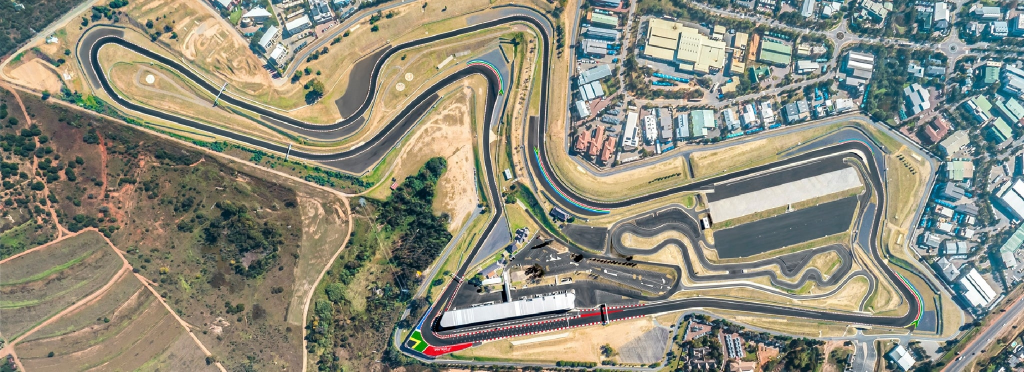
#> input picture Backend/ImageProcessing/TEST/trackTest.jpg, 2048 x 743 px (shown at 1/2 size)
$ python TrackProcessor.py TEST/trackTest.jpg TEST/Assen.png
#> lines starting #> are read from the running program, lines starting #| are printed output that depends on the picture; after the words box and inside, x2 and y2 are one past the last pixel; in counts of white or black regions, pixels touching at a corner belong together
import json
import os
import sys

import cv2 as cv
import numpy as np
from scipy.interpolate import interp1d

NUM_EDGE_POINTS = 4550  # Fixed number of points for each boundary


class TrackProcessor:
    def __init__(self):
        self.original_image = None
        self.processed_image = None
        self.track_mask = None
        self.track_boundaries = None

    def resampleContour(self, contour, target_points=NUM_EDGE_POINTS):
        if len(contour) < 2:
            return []

        contour = contour.squeeze()
        if contour.ndim != 2:
            contour = contour.reshape(-1, 2)

        x = contour[:, 0]
        y = contour[:, 1]
        dist = np.sqrt(np.diff(x) ** 2 + np.diff(y) ** 2)
        dist = np.concatenate([[0], np.cumsum(dist)])

        if dist[-1] == 0:
            return [[float(x[i]), float(y[i])] for i in range(len(x))]

        interp_dist = np.linspace(0, dist[-1], target_points)
        interp_func_x = interp1d(dist, x, kind="linear")
        interp_func_y = interp1d(dist, y, kind="linear")
        x_interp = interp_func_x(interp_dist)
        y_interp = interp_func_y(interp_dist)

        return [[float(x), float(y)] for x, y in zip(x_interp, y_interp)]

    def loadImg(self, img_path):
        self.original_image = cv.imread(img_path)
        if self.original_image is None:
            raise ValueError(f"Could not load image from {img_path}")
        return self.original_image

    def processImg(self, img):
        hsv = cv.cvtColor(img, cv.COLOR_BGR2HSV)

        # Find black track
        lower_black = np.array([0, 0, 0])
        upper_black = np.array([180, 255, 150])
        dark_mask = cv.inRange(hsv, lower_black, upper_black)

        # bilateral filter to reduce noise and preserve edges
        bi_lat_filter = cv.bilateralFilter(dark_mask, 10, 130, 75)

        kernel = cv.getStructuringElement(cv.MORPH_ELLIPSE, (2, 2))
        opening = cv.morphologyEx(bi_lat_filter, cv.MORPH_OPEN, kernel, iterations=1)
        closing = cv.morphologyEx(opening, cv.MORPH_CLOSE, kernel, iterations=1)

        # Otsu's thresholding
        _, thresh = cv.threshold(closing, 0, 255, cv.THRESH_BINARY + cv.THRESH_OTSU)

        self.processed_image = thresh
        self.track_mask = opening
        return {"processed_image": thresh}

    def detectBoundaries(self, img):
        cannyEdges = cv.Canny(img, 85, 170)
        contours, _ = cv.findContours(cannyEdges, cv.RETR_TREE, cv.CHAIN_APPROX_SIMPLE)

        if not contours or len(contours) < 3:
            return None

        contours = sorted(contours, key=cv.contourArea, reverse=True)
        outer_boundary = contours[0]
        inner_boundary = contours[2]

        self.track_boundaries = {"outer": outer_boundary, "inner": inner_boundary}
        return self.track_boundaries

    def processImageForCSharp(self, img_path):
        try:
            img = self.loadImg(img_path)
            if img is None:
                return {
                    "success": False,
                    "outer_boundary": [],
                    "inner_boundary": [],
                    "error": "Failed to load image",
                }

            processed_result = self.processImg(img)
            if processed_result is None:
                return {
                    "success": False,
                    "outer_boundary": [],
                    "inner_boundary": [],
                    "error": "Failed to process image",
                }

            boundaries = self.detectBoundaries(processed_result["processed_image"])
            if boundaries is None:
                return {
                    "success": False,
                    "outer_boundary": [],
                    "inner_boundary": [],
                    "error": "Failed to detect track boundaries",
                }

            outer_coords = []
            inner_coords = []

            if boundaries["outer"] is not None:
                outer_coords = self.resampleContour(
                    boundaries["outer"], NUM_EDGE_POINTS
                )

            if boundaries["inner"] is not None:
                inner_coords = self.resampleContour(
                    boundaries["inner"], NUM_EDGE_POINTS
                )

            return {
                "success": True,
                "outer_boundary": outer_coords,
                "inner_boundary": inner_coords,
                "error": None,
            }

        except Exception as e:
            return {
                "success": False,
                "outer_boundary": [],
                "inner_boundary": [],
                "error": str(e),
            }


def write_result_to_file(result, output_file):
    """Write result to file instead of printing to stdout"""
    try:
        with open(output_file, "w") as f:
            json.dump(result, f, separators=(",", ":"))
        return True
    except Exception as e:
        print(f"Error writing to file: {e}", file=sys.stderr)
        return False


def main():
    if len(sys.argv) < 2:
        result = {
            "success": False,
            "outer_boundary": [],
            "inner_boundary": [],
            "error": "No image path provided",
        }
        if len(sys.argv) >= 3:
            write_result_to_file(result, sys.argv[2])
        else:
            print(json.dumps(result, separators=(",", ":")))
        sys.exit(1)

    img_path = sys.argv[1]
    output_file = sys.argv[2] if len(sys.argv) >= 3 else None

    processor = TrackProcessor()
    result = processor.processImageForCSharp(img_path)
#> in loadImg, self.original_image is the input picture: shape (743, 2048, 3); mean B, G, R 125.1, 140.6, 141.4
#> in processImg, `hsv = cv.cvtColor(img, cv.COLOR_BGR2HSV)`: hsv: shape (743, 2048, 3); mean H, S, V 51.5, 66.8, 153
#> in processImg, `dark_mask = cv.inRange(hsv, lower_black, upper_black)`:
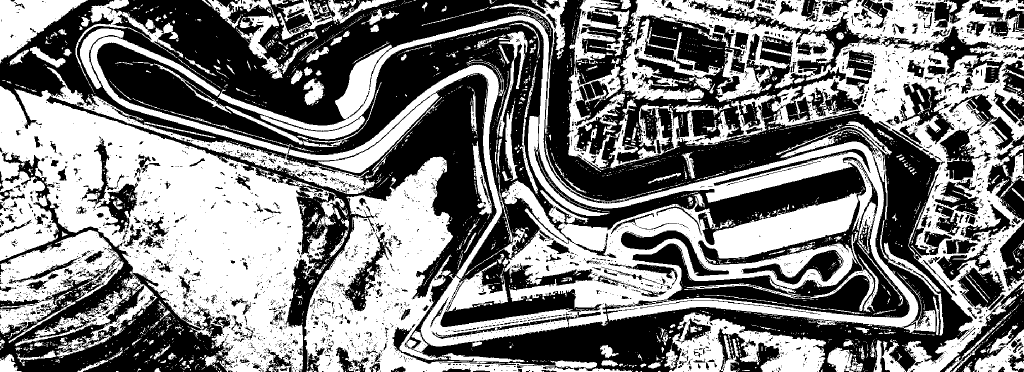
#> dark_mask: shape (743, 2048) (shown at 1/2 size); 49.6% white; 3399 white regions (2995 under 20 px), largest, box (x1, y1, x2, y2) and area: (0, 73, 750, 743) 201527, (1134, 0, 2048, 743) 154315, (436, 31, 1837, 655) 132312
#> in processImg, `bi_lat_filter = cv.bilateralFilter(dark_mask, 10, 130, 75)`:
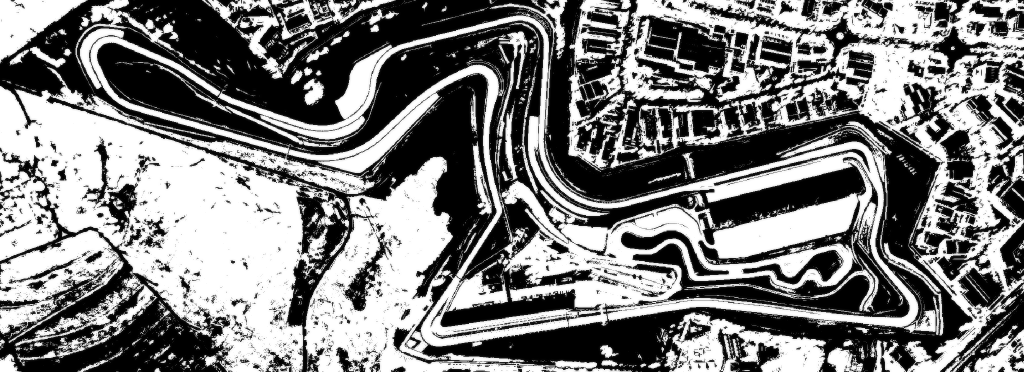
#> bi_lat_filter: shape (743, 2048) (shown at 1/2 size); min 0, max 255, mean 126.6
#> in processImg, `opening = cv.morphologyEx(bi_lat_filter, cv.MORPH_OPEN, kernel, iterat..`:
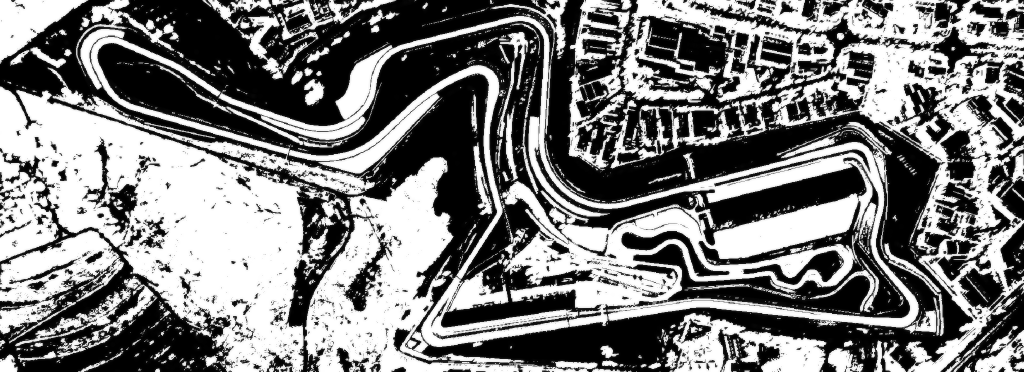
#> opening: shape (743, 2048) (shown at 1/2 size); min 0, max 255, mean 125.2
#> in processImg, `closing = cv.morphologyEx(opening, cv.MORPH_CLOSE, kernel, iterations=1)`:
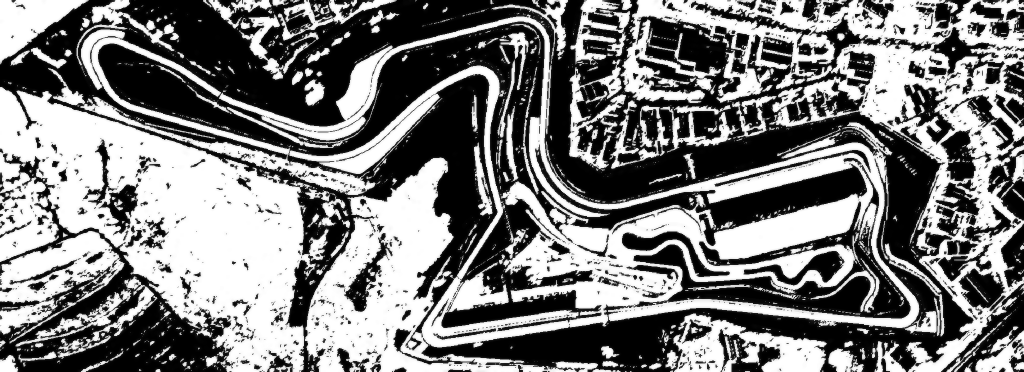
#> closing: shape (743, 2048) (shown at 1/2 size); min 0, max 255, mean 125.5
#> in processImg, `_, thresh = cv.threshold(closing, 0, 255, cv.THRESH_BINARY + cv.THRESH..`:
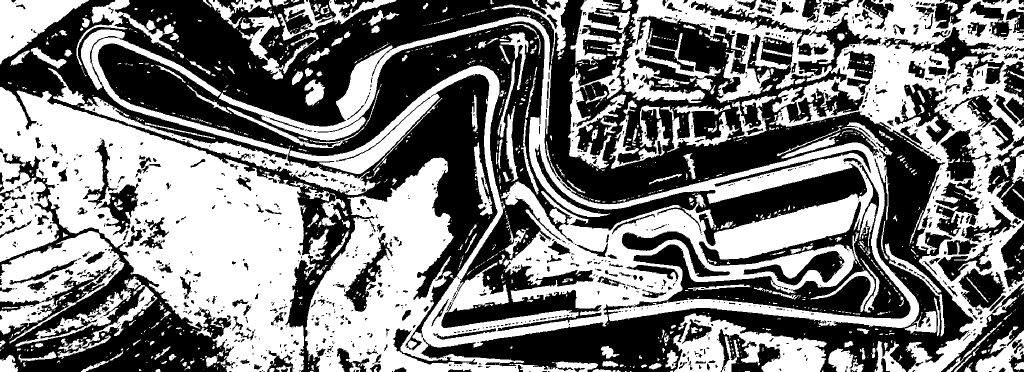
#> thresh: shape (743, 2048) (shown at 1/2 size); 49.1% white; 1438 white regions (1062 under 20 px), largest, box (x1, y1, x2, y2) and area: (438, 29, 1839, 743) 245251, (0, 174, 657, 743) 171826, (1241, 0, 2048, 743) 136211
#> in processImageForCSharp, `processed_result = self.processImg(img)`: processed_result = 1 item
#> in detectBoundaries, `cannyEdges = cv.Canny(img, 85, 170)`:
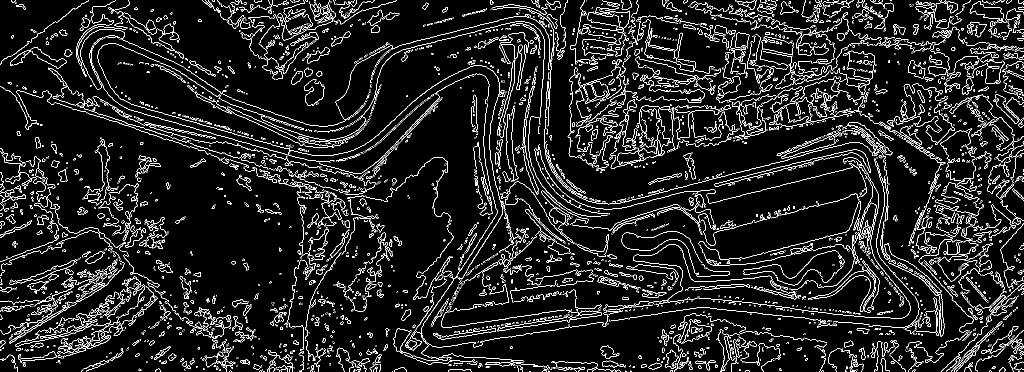
#> cannyEdges: shape (743, 2048) (shown at 1/2 size); 8% white in thin lines or dots
#> in detectBoundaries, `contours, _ = cv.findContours(cannyEdges, cv.RETR_TREE, cv.CHAIN_APPRO..`: contours = 7566 contours, 7130 with area under 20; largest, box (x1, y1, x2, y2) and area: (1095, 481, 1141, 510) 588, (1095, 481, 1141, 510) 576, (170, 502, 209, 528) 406, (170, 502, 209, 528) 390, (583, 142, 606, 170) 366
#> in detectBoundaries, `outer_boundary = contours[0]`: outer_boundary = contour of 71 points, box (x1, y1, x2, y2) (1095, 481, 1141, 510), area 588
#> in detectBoundaries, `inner_boundary = contours[2]`: inner_boundary = contour of 54 points, box (x1, y1, x2, y2) (170, 502, 209, 528), area 406
#> in detectBoundaries, `self.track_boundaries = {"outer": outer_boundary, "inner": inner_bound..`: self.track_boundaries = {'outer': contour of 71 points, box (x1, y1, x2, y2) (1095, 481, 1141, 510), area 588, 'inner': contour of 54 points, box (x1, y1, x2, y2) (170, 502, 209, 528), area 406}
#> in processImageForCSharp, `boundaries = self.detectBoundaries(processed_result["processed_image"])`: boundaries has the same summary as self.track_boundaries in detectBoundaries
#> in resampleContour, `contour = contour.squeeze()`: contour = 71 pairs, first value 1095 to 1140, second value 481 to 509
#> in resampleContour, `x = contour[:, 0]`: x = 71 values, max 1140 at index 41, min 1095 at index 10, mean 1118
#> in resampleContour, `y = contour[:, 1]`: y = 71 values, max 509 at index 30, min 481 at index 0, mean 495.4
#> in resampleContour, `dist = np.sqrt(np.diff(x) ** 2 + np.diff(y) ** 2)`: dist = 70 values, max 6 at index 30, min 1 at index 1, mean 1.78
#> in resampleContour, `dist = np.concatenate([[0], np.cumsum(dist)])`: dist = 71 values from 0 to 124.6
#> in resampleContour, `x_interp = interp_func_x(interp_dist)`: x_interp = 4550 values, max 1140 at index 2914, min 1095 at index 793, mean 1118.2
#> in resampleContour, `y_interp = interp_func_y(interp_dist)`: y_interp = 4550 values, max 509 at index 1961, min 481 at index 0, mean 496.8
#> in processImageForCSharp, `outer_coords = self.resampleContour( boundaries["outer"], NUM_EDGE_POI..`: outer_coords = 4550 pairs, first value 1095 to 1140, second value 481 to 509
#> in processImageForCSharp, `inner_coords = self.resampleContour( boundaries["inner"], NUM_EDGE_POI..`: inner_coords = 4550 pairs, first value 170 to 208, second value 502 to 527
#> result = 4 items

    if output_file:
        # Write to file
        if write_result_to_file(result, output_file):
            sys.exit(0 if result["success"] else 1)
#> (the program exits here)
